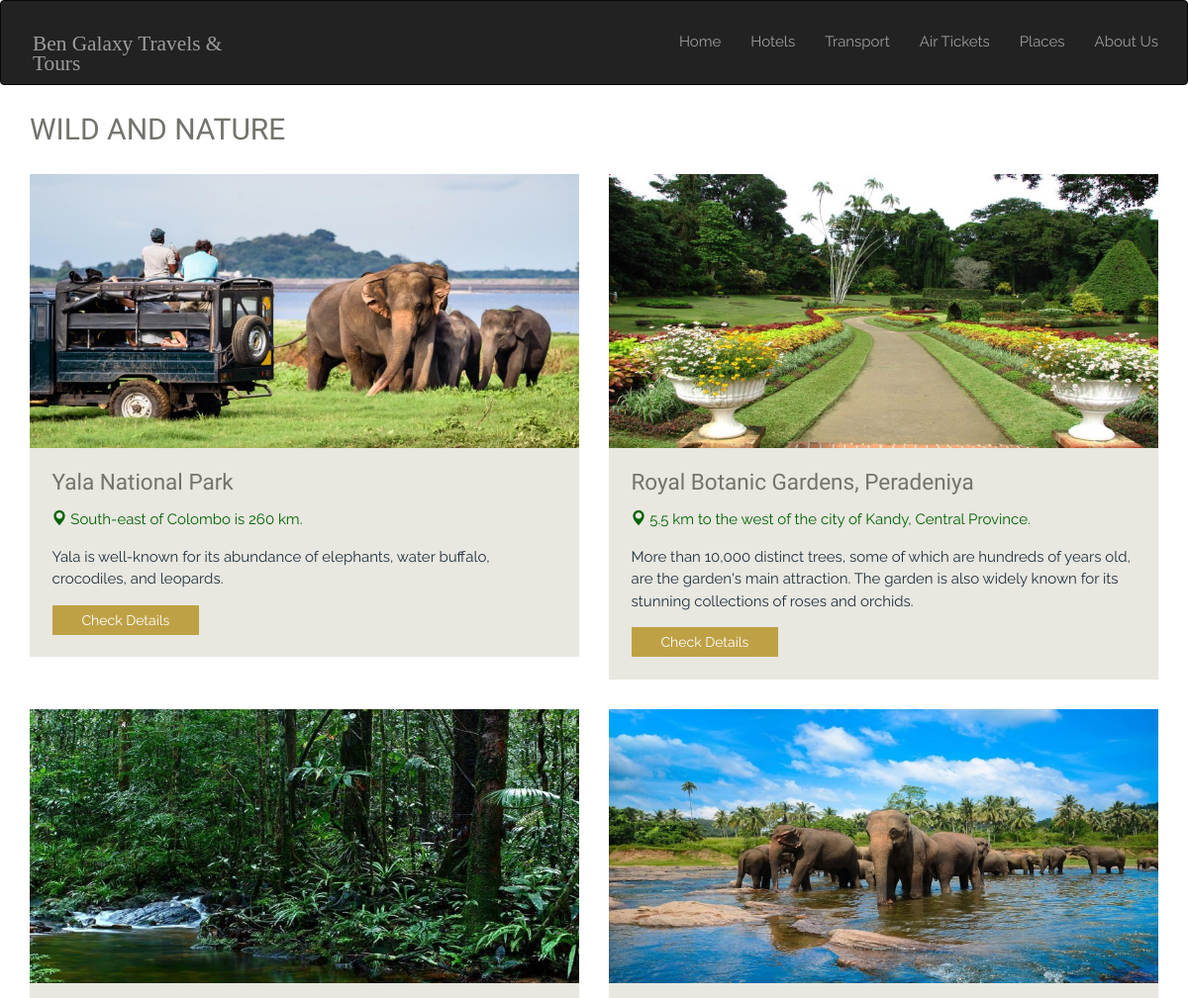
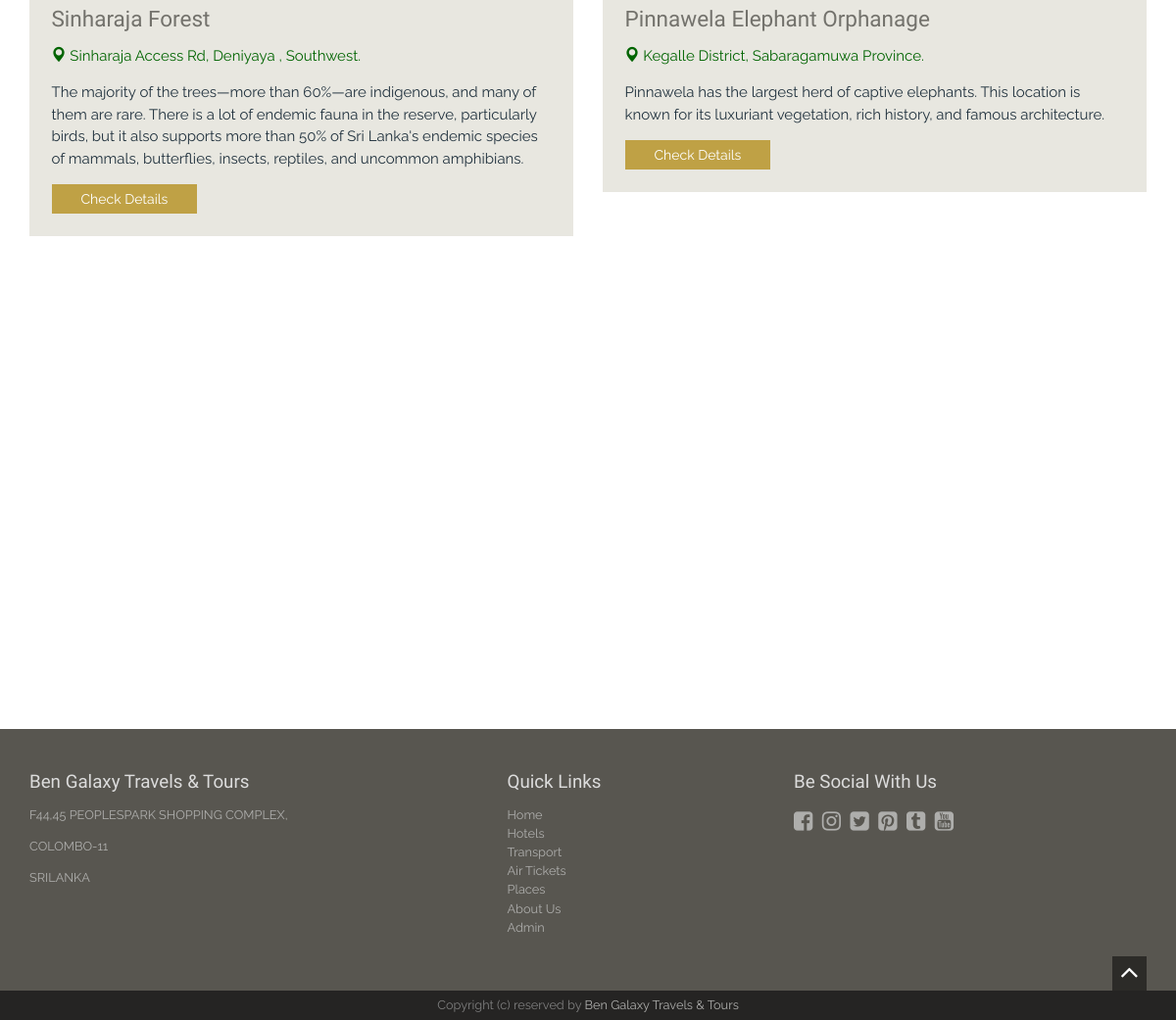
/place_wildnature.php, run on the app's committed database (2 pictures, top to bottom).
### tables this page shows
CREATE TABLE IF NOT EXISTS `placesdb` (
  `id` int NOT NULL AUTO_INCREMENT,
  `title` varchar(200) NOT NULL,
  `category` varchar(200) NOT NULL,
  `description` mediumtext NOT NULL,
  `location` varchar(1000) NOT NULL,
  `visit_time` varchar(1000) NOT NULL,
  `famous_description` varchar(10000) NOT NULL,
  `image1` varchar(50) NOT NULL,
  `image2` varchar(50) NOT NULL,
  `image3` varchar(50) NOT NULL,
  `image4` varchar(50) NOT NULL,
  PRIMARY KEY (`id`)
);

### place_wildnature.php (the view, shortened to what this page needs)
<?php include 'header.php';?>
<div class="container">
<h2> WILD AND NATURE </h2>
<div class="row">
  <?php
    require_once('db.php');
    $q = "SELECT * FROM `placesdb` WHERE `category` = 'Wild and Nature'";
    $run = mysqli_query($con, $q);
    if(mysqli_num_rows($run) > 0){
        while($row = mysqli_fetch_array($run)){
  ?>
  <div class="col-sm-6 wowload fadeInUp">
      <div class="rooms">
          <img src="images/photos/<?php echo $row['image1']; ?>" class="img-responsive">
          <div class="info">
              <h3><?php echo $row['title']; ?></h3>
              <p style="color: darkgreen;"> <span class="glyphicon glyphicon-map-marker"></span>  <?php echo $row['location']; ?> <br>  </p>
				<p style="color: #21323E;">  <?php echo $row['famous_description']; ?> </p>
              <a href="places_details.php?id=<?php echo $row['id']; ?>" class="btn btn-default">Check Details</a>
          </div>
      </div>
  </div>
  <?php
        }
    }
  ?>
</div>
</div>
<?php include 'footer.php';?>

### assets/style.css (style rules this page uses)
body { background-color: #fff;font-family: 'Raleway', sans-serif;font-size: 15px;line-height: 15px; color: #73726C; }
.btn,a,a:hover { text-decoration: none;-webkit-transition: all 0.3s ease-in-out;-moz-transition: all 0.3s ease-in-out;-ms-transition: all 0.3s ease-in-out;-o-transition: all 0.3s ease-in-out;transition: all 0.3s ease-in-out;outline:0 ; }
h1,h2,h3,h4,h5,h6 { font-family:'Old Standard TT', serif;line-height: 1em;margin: 0; }
h1.title,h2 { font-size: 2em;line-height: 3em; }
h3 { font-size: 1.5em; margin-bottom: 0.70em; }
p { margin-bottom: 1em;line-height: 1.5em; }
.btn { border:none !important;border-radius: 0;padding: 5px 30px; }
.btn-default { background:#bfa145;box-shadow: none !important;color: #fff; }
.rooms { margin-bottom: 2em; }
.rooms .info { padding: 1.5em;background-color: #E8E7E0; }

### data on the page
placesdb: image1 (picture), title "Yala National Park", location "South-east of Colombo is 260 km.", famous_description "Yala is well-known for its abundance of elephants, water buffalo, crocodiles, and leopards."
placesdb: image1 (picture), title "Royal Botanic Gardens, Peradeniya", location "5.5 km to the west of the city of Kandy, Central Province.", famous_description "More than 10,000 distinct trees, some of which are hundreds of years old, are the garden's main attraction. The garden is also widely known for its stunning collections of roses and orchids."
placesdb: image1 (picture), title "Sinharaja Forest", location "Sinharaja Access Rd, Deniyaya , Southwest.", famous_description "The majority of the trees—more than 60%—are indigenous, and many of them are rare. There is a lot of endemic fauna in the reserve, particularly birds, but it also supports more than 50% of Sri Lanka's endemic species of mammals, butterflies, insects, reptiles, and uncommon amphibians."
placesdb: image1 (picture), title "Pinnawela Elephant Orphanage", location "Kegalle District, Sabaragamuwa Province.", famous_description "Pinnawela has the largest herd of captive elephants. This location is known for its luxuriant vegetation, rich history, and famous architecture."
